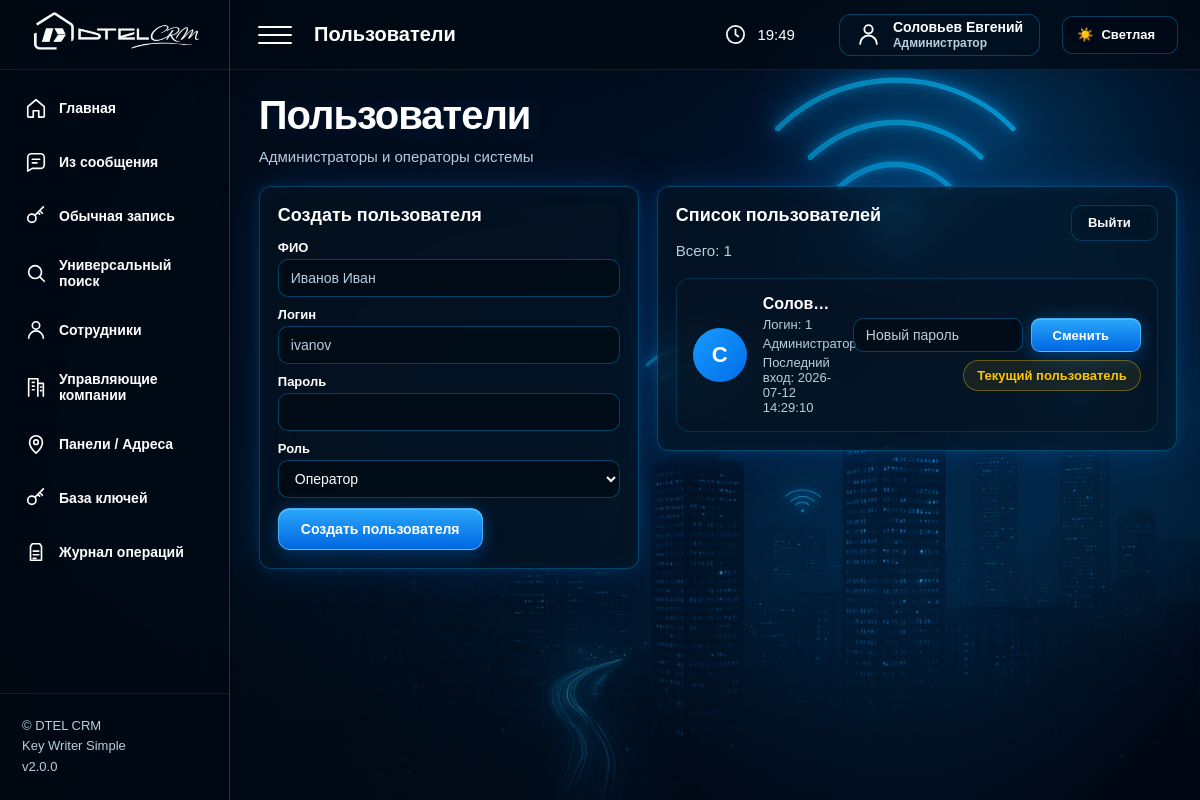
Page /users (signed in) on the committed database.
### tables this page shows
CREATE TABLE users (
                id INTEGER PRIMARY KEY AUTOINCREMENT,
                full_name TEXT NOT NULL,
                login TEXT UNIQUE NOT NULL,
                password_hash TEXT NOT NULL,
                role TEXT NOT NULL DEFAULT 'operator',
                active INTEGER DEFAULT 1,
                created_at TEXT DEFAULT CURRENT_TIMESTAMP,
                last_login TEXT DEFAULT ''
            );

### app/routers/users.py (the view)
@router.get("/users", response_class=HTMLResponse)
def users_page(request: Request):
    current_user = get_current_user(request)
    if not is_admin(current_user):
        return RedirectResponse("/", status_code=303)
    return templates.TemplateResponse(
        "users.html",
        {
            "request": request,
            "users": get_users(),
        },
    )

### app/templates/users.html (shortened to what this page needs)
{% extends 'base.html' %}
{% block page_name %}Пользователи{% endblock %}
{% block content %}
<div class="hero-title">
    <h1>Пользователи</h1>
    <p class="subtitle">Администраторы и операторы системы</p>
</div>
<div class="users-layout">
    <div class="panel">
        <h2>Создать пользователя</h2>
        <form method="post" action="/users/add">
            <label>ФИО</label>
            <input
                name="full_name"
                placeholder="Иванов Иван"
                required
            >
            <label>Логин</label>
            <input
                name="login"
                placeholder="ivanov"
                required
            >
            <label>Пароль</label>
            <input
                type="password"
                name="password"
                required
            >
            <label>Роль</label>
            <select name="role">
                <option value="operator">Оператор</option>
            </select>
            <button type="submit">
                Создать пользователя
            </button>
        </form>
    </div>
    <div class="panel">
        <div class="panel-head">
            <div>
                <h2>Список пользователей</h2>
                <p class="subtitle">Всего: {{ users|length }}</p>
            </div>
            <a class="btn btn-small btn-ghost" href="/logout">
                Выйти
            </a>
        </div>
        <div class="users-list">
            {% for u in users %}
            <div class="user-card {% if not u.active %}disabled{% endif %}">
                <div class="user-avatar">
                    {{ u.full_name[:1] }}
                </div>
                <div class="user-info">
                    <b>{{ u.full_name }}</b>
                    <span>
                        Логин: {{ u.login }}
                    </span>
                    <small>
                        {% if u.role == 'admin' %}
                            Администратор
                        {% else %}
                            Оператор
                        {% endif %}
                    </small>
                    {% if u.last_login %}
                    <small>
                        Последний вход: {{ u.last_login }}
                    </small>
                    {% endif %}
                </div>
                <div class="user-actions">
    <form method="post" action="/users/password" class="user-password-form">
        <input
            type="password"
            name="password"
            placeholder="Новый пароль"
            required
        >
        <button type="submit" class="btn-small user-btn">
            Сменить
        </button>
    </form>
    {% if current_user(request) and u.id == current_user(request)["id"] %}
        <span class="badge dry-run">
            Текущий пользователь
        </span>
    {% endif %}
</div>
            </div>
            {% endfor %}
        </div>
    </div>
</div>
{% endblock %}

### app/templates/base.html (shortened to what this page needs)
<!DOCTYPE html>
<html lang="ru">
<head>
    <link
        rel="stylesheet"
        href="/static/css/style.css?v=2"
    >
</head>
<body>
<div class="app-shell">
    <aside class="sidebar">
        <div class="brand">
            <img
                src="/static/img/logo.png?v=2"
                alt="DTEL CRM"
            >
        </div>
        <nav class="sidebar-nav">
            <a class="nav-item" href="/">
                <svg viewBox="0 0 24 24">
                    <path d="M3 10.5 12 3l9 7.5V21a1 1 0 0 1-1 1h-5v-7H9v7H4a1 1 0 0 1-1-1z"/>
                </svg>
                <span>Главная</span>
            </a>
            <a class="nav-item" href="/message">
                <svg viewBox="0 0 24 24">
                    <path d="M21 15a4 4 0 0 1-4 4H8l-5 3V7a4 4 0 0 1 4-4h10a4 4 0 0 1 4 4z"/>
                    <path d="M8 9h8M8 13h5"/>
                </svg>
                <span>Из сообщения</span>
            </a>
            <a class="nav-item" href="/write/manual">
                <svg viewBox="0 0 24 24">
                    <circle cx="7.5" cy="14.5" r="4.5"/>
                    <path d="m11 11 9-9M16 6l3 3M14 8l2 2"/>
                </svg>
                <span>Обычная запись</span>
            </a>
            <a class="nav-item" href="/search">
                <svg viewBox="0 0 24 24">
                    <circle cx="11" cy="11" r="7"/>
                    <path d="m16.5 16.5 4.5 4.5"/>
                </svg>
                <span>Универсальный поиск</span>
            </a>
            <a class="nav-item" href="/employees">
                <svg viewBox="0 0 24 24">
                    <path d="M20 21a8 8 0 0 0-16 0"/>
                    <circle cx="12" cy="7" r="4"/>
                </svg>
                <span>Сотрудники</span>
            </a>
            <a class="nav-item" href="/uk">
                <svg viewBox="0 0 24 24">
                    <path d="M4 22V3h10v19M14 8h6v14"/>
                    <path d="M8 7h2M8 11h2M8 15h2M17 12h1M17 16h1"/>
                </svg>
                <span>Управляющие компании</span>
            </a>
            <a class="nav-item" href="/panels">
                <svg viewBox="0 0 24 24">
                    <path d="M12 22s7-6.2 7-12a7 7 0 0 0-14 0c0 5.8 7 12 7 12z"/>
                    <circle cx="12" cy="10" r="2.5"/>
                </svg>
                <span>Панели / Адреса</span>
            </a>
            <a class="nav-item" href="/keys">
                <svg viewBox="0 0 24 24">
                    <circle cx="7.5" cy="14.5" r="4.5"/>
                    <path d="m11 11 9-9M16 6l3 3M14 8l2 2"/>
                </svg>
                <span>База ключей</span>
            </a>
            <a class="nav-item" href="/log">
                <svg viewBox="0 0 24 24">
                    <path d="M8 3h8l2 3v15H6V6z"/>
                    <path d="M9 11h6M9 15h6M9 19h3"/>
                </svg>
                <span>Журнал операций</span>
            </a>
        </nav>
        <div class="sidebar-footer">
            <div>© DTEL CRM</div>
            <div>Key Writer Simple</div>
            <div>v2.0.0</div>
        </div>
    </aside>
    <main class="main">
        <header class="topbar">
            <div class="topbar-left">
                <button
                    type="button"
                    class="burger"
                    id="sidebarToggle"
                    aria-label="Открыть меню"
                >
                    <span></span>
                    <span></span>
                    <span></span>
                </button>
                <div class="top-title">
                    {% block page_name %}{% endblock %}
                </div>
            </div>
            <div class="topbar-right">
                <div class="top-info">
                    <svg viewBox="0 0 24 24">
                        <circle cx="12" cy="12" r="9"/>
                        <path d="M12 7v5l3 2"/>
                    </svg>
                    <span id="live-time">--:--</span>
                </div>
                <a
                    class="user-pill"
                    href="/users"
                    title="Пользователи"
                >
                    <svg viewBox="0 0 24 24">
                        <path d="M20 21a8 8 0 0 0-16 0"/>
                        <circle cx="12" cy="7" r="4"/>
                    </svg>
                    <span class="user-pill-text">
                        <b>
                            {% if current_user(request) %}
                                {{ current_user(request)["full_name"] }}
                            {% else %}
                                Пользователь
                            {% endif %}
                        </b>
                        <small>
                            {% if current_user(request) %}
                                {% if current_user(request)["role"] == "admin" %}
                                    Администратор
                                {% else %}
                                    Оператор
                                {% endif %}
                            {% else %}
                                Гость
                            {% endif %}
                        </small>
                    </span>
                </a>
                <button
                    type="button"
                    class="theme-toggle theme-icon-only"
                    id="themeToggle"
                    aria-label="Переключить тему"
                >
                    <span class="theme-icon">☀️</span>
                    <span class="theme-text">Светлая</span>
                </button>
            </div>
        </header>
        <section class="content">
            {% block content %}
            {% endblock %}
        </section>
    </main>
</div>
</body>
</html>

### app/static/css/base.css (style rules this page uses)
* { box-sizing: border-box; }
:root { --sidebar-width: 230px; --bg-color: #02111a; --text: #ffffff; --text-strong: #ffffff; --muted: #b8cde0; --panel: rgba(6, 20, 34, 0.58); --panel-strong: rgba(0, 10, 20, 0.72); --line: rgba(0, 170, 255, 0.32); --line-soft: rgba(0, 170, 255, 0.20); --soft: rgba(255, 255, 255, 0.08); --blue: #00aaff; --blue-2: #0b8fff; --green: #2cff9a; --red: #ff4a5f; --yellow: #ffc400; --field-bg: rgba(0, 10, 20, 0.72); --field-text: #ffffff; --field-border: rgba(0, 170, 255, 0.34); --hover-bg: rgba(0, 170, 255, 0.08); --hover-text: #ffffff; --shadow-panel: inset 0 0 24px rgba(0,170,255,.05), 0 0 14px rgba(0,170,255,.12), 0 0 42px rgba(0,120,255,.18); }
html, body { margin: 0; min-height: 100%; font-family: Arial, Helvetica, sans-serif; color: var(--text); background: linear-gradient( 90deg, rgba(0, 8, 17, 0.90) 0%, rgba(0, 12, 25, 0.62) 34%, rgba(0, 12, 25, 0.25) 66%, rgba(0, 12, 25, 0.04) 100% ), linear-gradient( 180deg, rgba(0, 8, 17, 0.08), rgba(0, 8, 17, 0.35) ), url("/static/img/hero.png") right center / contain fixed no-repeat; background-color: var(--bg-color); }
body::before { content: ""; position: fixed; inset: 0; pointer-events: none; background: radial-gradient(circle at 84% 18%, rgba(0, 170, 255, 0.18), transparent 22%), radial-gradient(circle at 76% 74%, rgba(0, 150, 255, 0.12), transparent 28%), radial-gradient(circle at 95% 52%, rgba(0, 190, 255, 0.08), transparent 20%); z-index: 0; }
h1 { margin: 0 0 10px; color: var(--text-strong); font-size: 40px; line-height: 1.05; font-weight: 900; letter-spacing: -1px; text-shadow: 0 0 24px rgba(0, 140, 255, 0.16); }
h2 { margin: 0 0 14px; color: var(--text-strong); font-size: 18px; }
p { margin: 0; }
.subtitle { margin: 0; color: var(--muted); font-size: 15px; line-height: 1.45; }
.badge { display: inline-flex; align-items: center; justify-content: center; padding: 7px 13px; border-radius: 999px; font-size: 13px; font-weight: 800; }
.badge.dry-run { color: var(--yellow); background: rgba(255, 196, 0, 0.08); border: 1px solid rgba(255, 196, 0, 0.35); }

### app/static/css/components.css (style rules this page uses)
.panel, .card { background: var(--panel); color: var(--text); border: 1px solid var(--line); border-radius: 12px; backdrop-filter: blur(22px); box-shadow: var(--shadow-panel); transition: 0.22s; }
.panel { padding: 18px; }
.btn, button, input[type="submit"] { min-height: 42px; display: inline-flex; align-items: center; justify-content: center; gap: 10px; padding: 0 22px; color: #ffffff; background: linear-gradient(180deg, rgba(42, 170, 255, 0.98), rgba(0, 105, 230, 0.98)); border: 1px solid rgba(120, 215, 255, 0.55); border-radius: 12px; font-size: 14px; font-weight: 900; text-decoration: none; cursor: pointer; box-shadow: inset 0 1px 0 rgba(255, 255, 255, 0.22), 0 8px 20px rgba(0, 100, 220, 0.24), 0 0 18px rgba(0, 170, 255, 0.22); transition: transform .18s, background .18s, box-shadow .18s, border-color .18s; }
.btn::after { content: "→"; font-size: 18px; line-height: 1; }
.btn-small { min-height: 36px; height: 36px; padding: 0 16px; border-radius: 10px; font-size: 13px; }
.btn-small::after { content: ""; }
.btn-ghost { color: var(--text); background: rgba(0, 18, 34, 0.35); border: 1px solid rgba(0, 170, 255, 0.26); box-shadow: inset 0 0 14px rgba(0, 170, 255, 0.035); }
.panel-head, .panel-list-head, .panels-head { display: flex; align-items: flex-start; justify-content: space-between; gap: 18px; flex-wrap: wrap; margin-bottom: 16px; }
.theme-toggle { min-height: 38px; padding: 0 14px; gap: 8px; color: var(--text); background: rgba(0, 10, 20, 0.45); border: 1px solid var(--line); border-radius: 10px; font-size: 13px; box-shadow: none; }
.theme-toggle::after { content: ""; }

### app/static/css/forms.css (style rules this page uses)
label { display: block; margin-bottom: 4px; color: var(--text-strong); font-size: 13px; font-weight: 800; }
input, textarea, select { width: 100%; min-height: 38px; margin-bottom: 10px; padding: 8px 12px; border-radius: 10px; outline: none; color: var(--field-text); background: var(--field-bg); border: 1px solid var(--field-border); font-size: 14px; transition: background .2s, color .2s, border-color .2s, box-shadow .2s; }
input::placeholder, textarea::placeholder { color: var(--muted); }

### rows in the picture
users: full_name "Соловьев Евгений", full_name "С", full_name "Солов…", login "1", role "Администратор", last_login "2026-07-12 14:29:10", shows "Текущий пользователь"

### other values in the picture
{{ users|length }} "1"
